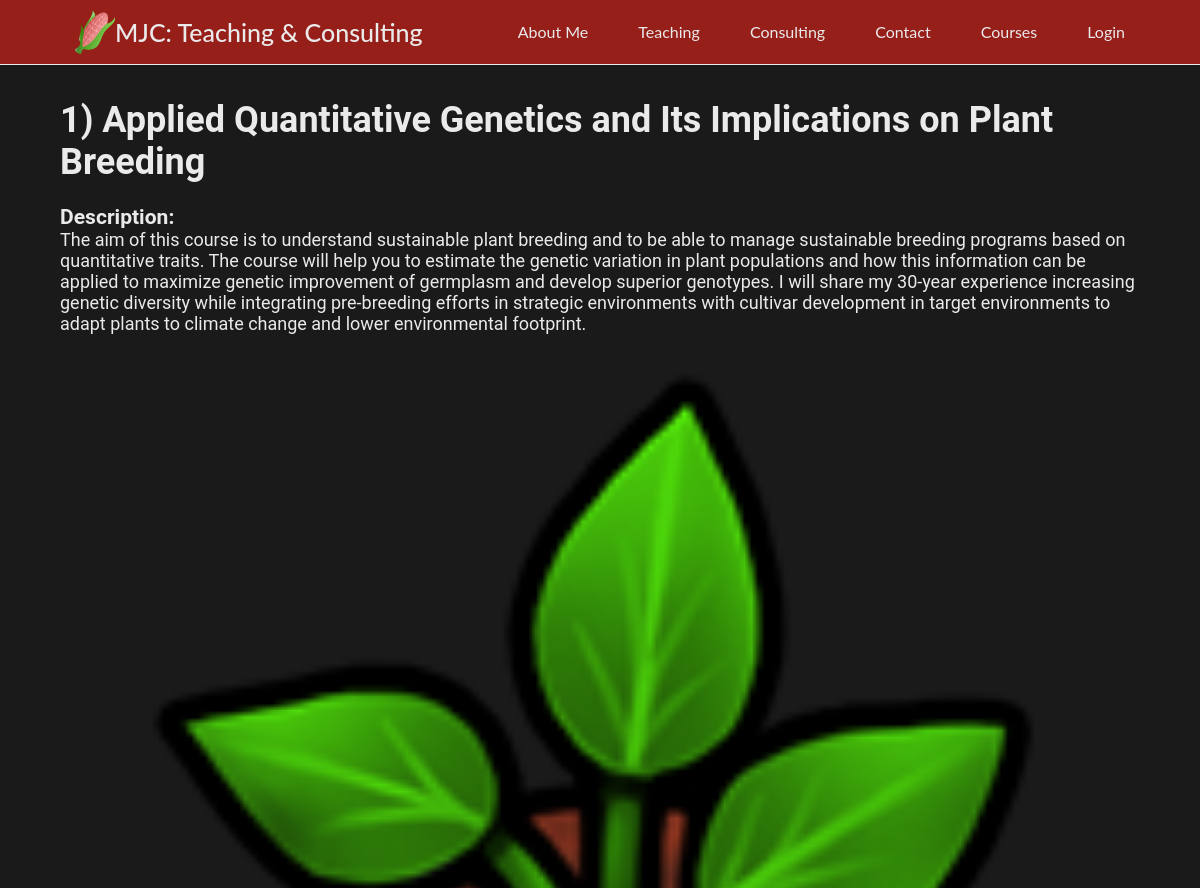
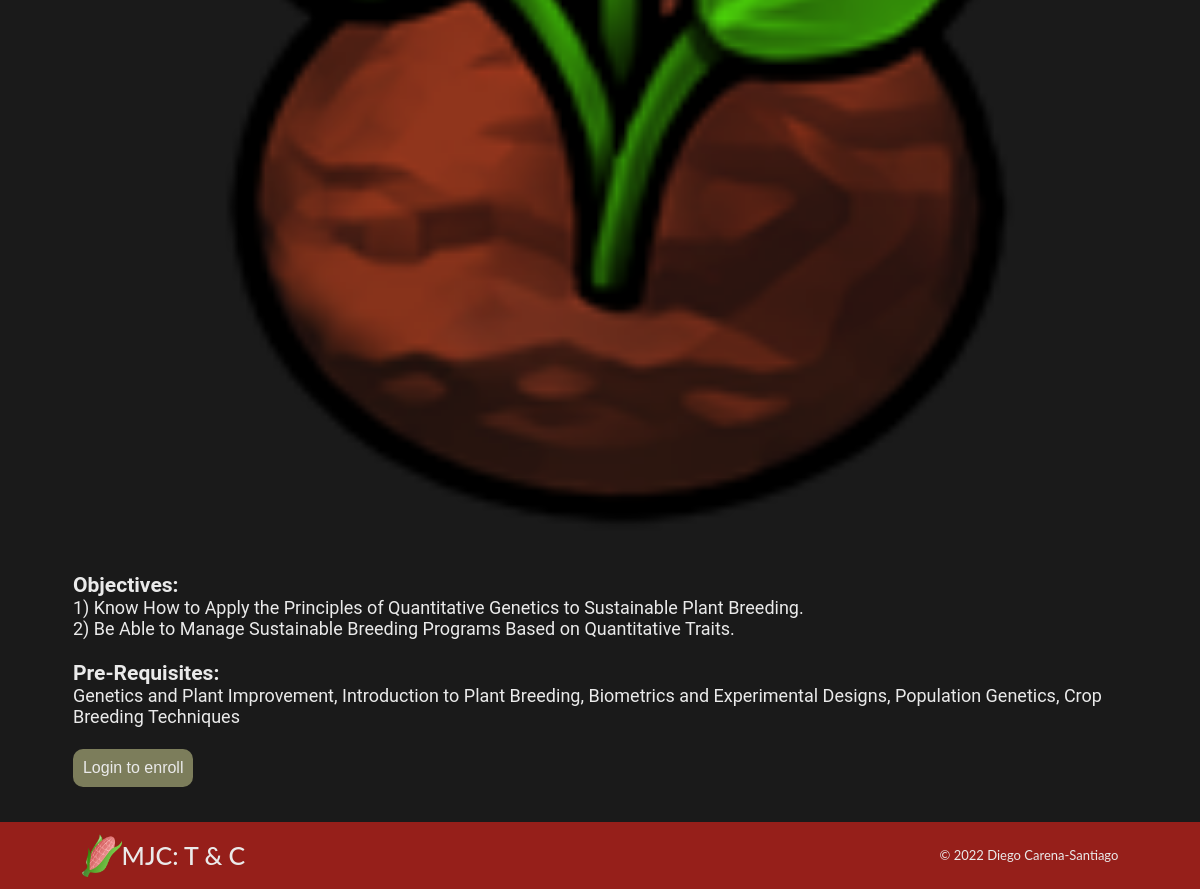
Before: /details.php?courseid=1 with the older database file (2 pictures, top to bottom).
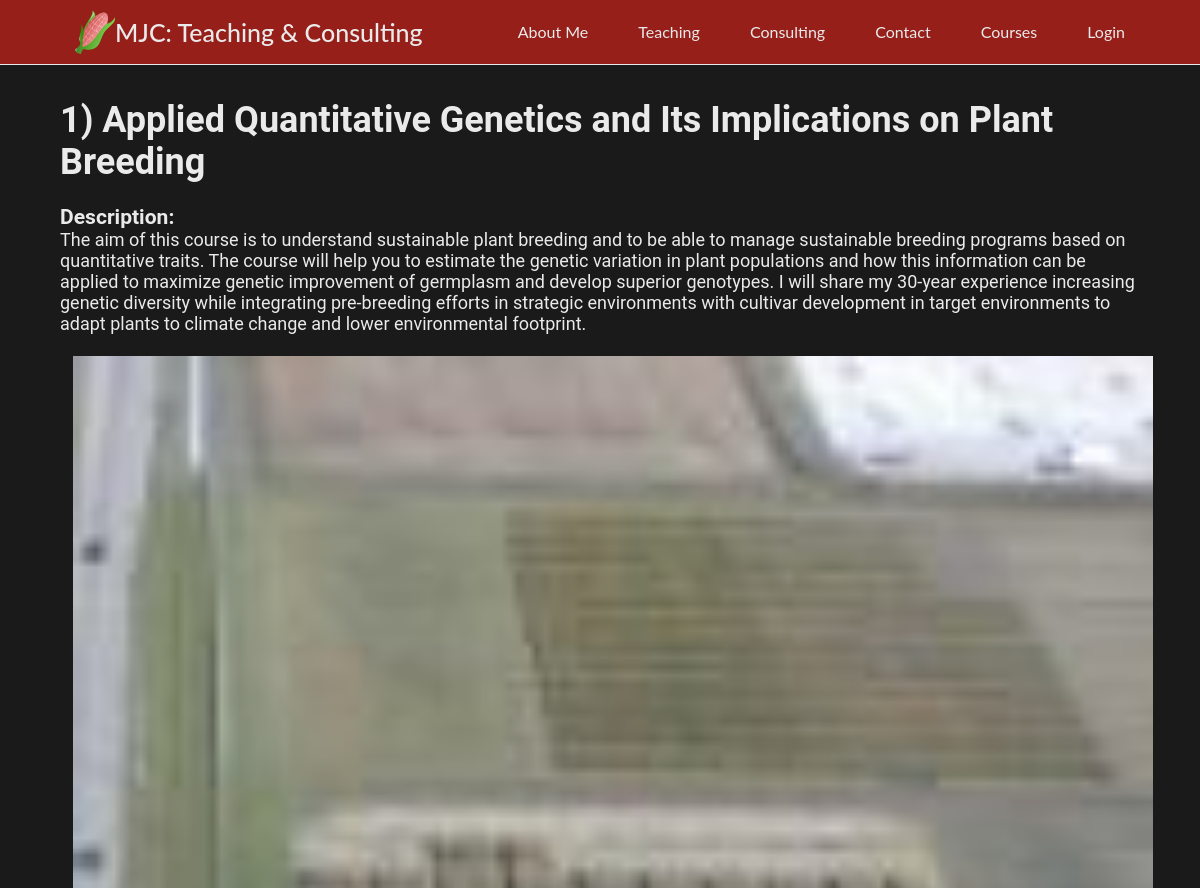
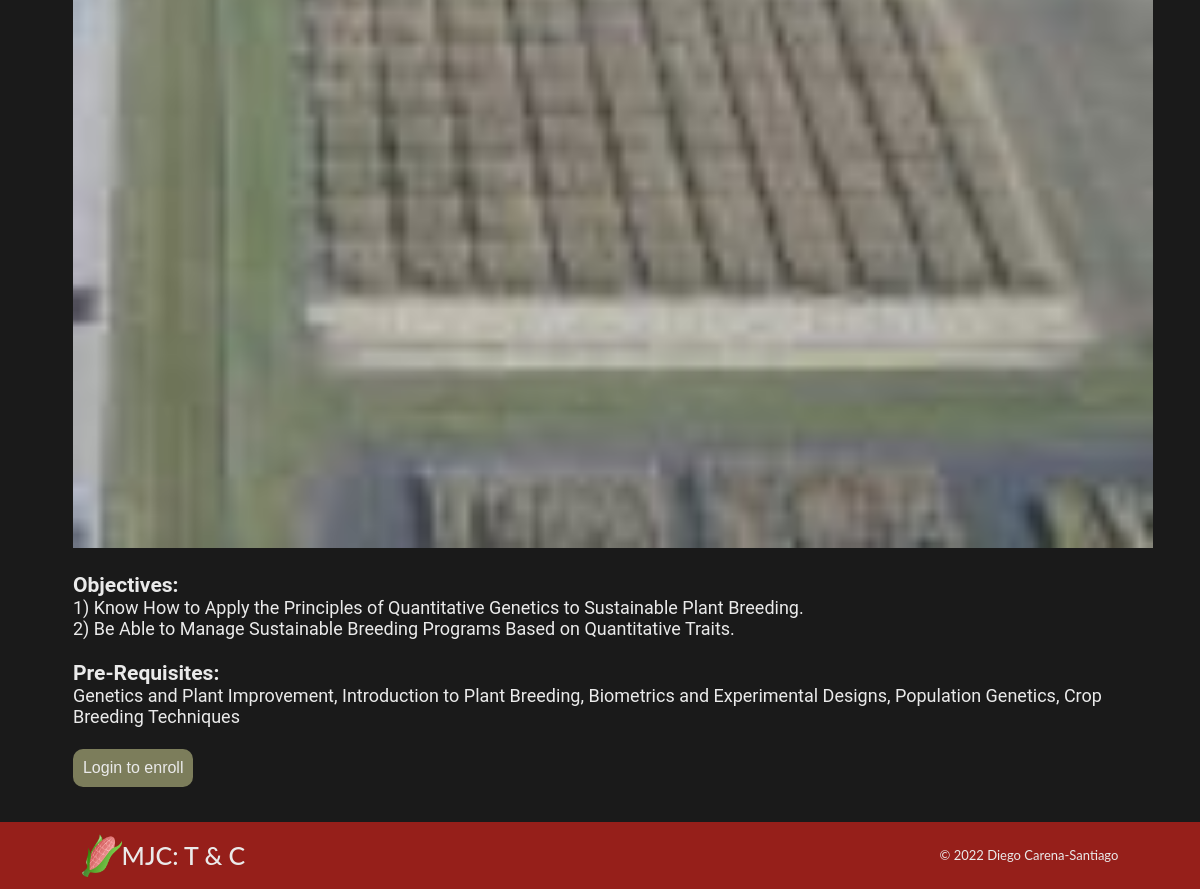
After: the same page with the newer database file (2 pictures, top to bottom).
### tables this page shows
CREATE TABLE `courses` (
  `id` int(11) NOT NULL,
  `title` varchar(100) DEFAULT NULL,
  `objectives` text DEFAULT NULL,
  `description` text DEFAULT NULL,
  `img` varchar(20) DEFAULT NULL,
  `prereq` text DEFAULT NULL
);

### details.php (the view, shortened to what this page needs)
<!DOCTYPE html>
<?php
$courseid = $_GET['courseid'];
?>
<html lang="en">
    <head>
        <link rel="stylesheet" href="css/style.css" />
    </head>
<?php
include 'setup.php';
$sql = "Select * from courses where id='$courseid'";
$result = $conn->query($sql);
if ($result->num_rows > 0) {
    while ($row = $result->fetch_assoc()) {
        $id = $row["id"];
        $title = $row["title"];
        $objectives = $row["objectives"];
        $img = $row["img"];
        $description = $row["description"];
        $requisites = $row["prereq"];
    }
} else {
    echo "0 results";
}
?>
    <body>
        <?php include 'components/header.php'; ?>
        <div class="section">
                <div class="col span_2_of_3">
                    <h1><?php print $id; ?>) <?php print $title; ?></h1><br>
                    <h3>Description:</h3>
                        <?php print $description; ?>
                </div>
                <div class="col span_1_of_4">
                    <img alt="<?php print $title; ?>" class="home-img" src="images/<?php print $img; ?>">
                </div>
                <div class="col span_2_of_3">
                    <h3>Objectives:</h3>
                    <?php print $objectives; ?>
                </div>
                <div class="col span_2_of_3">
                    <h3>Pre-Requisites:</h3>
                    <?php print $requisites; ?>
                </div>
            <div class="col span_2_of_3">
                <?php if (!isset($_SESSION['loggedin'])) { ?>
	<a href="login/login.php"><button class="enrollButtons" >Login to enroll</button></a>
<?php } else {if (isset($_SESSION)) {
                        $accountid = $_SESSION['id'];
        $sql = "Select id from enrollments WHERE course_id = '$courseid' and account_id = '$accountid'";
        $result = $conn->query($sql);
            if ($result->num_rows > 0) {
                echo "already enrolled";
            } } } $conn->close();?>
            </div>
        </div>
    <footer>
        <?php include 'components/footer.php'; ?>
    </footer>
    </body>
</html>

Changed rows visible on the page:
changed courses "Applied Quantitative Genetics and Its Implications on Plant Breeding": img: a different picture
